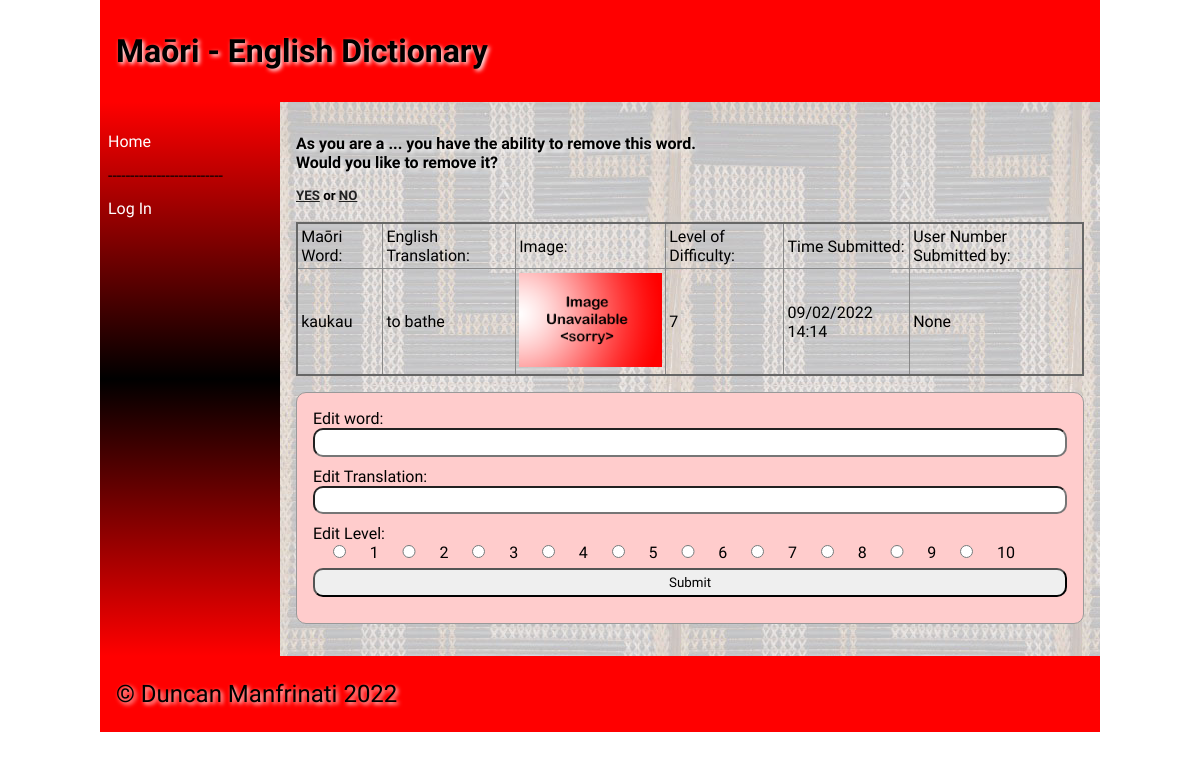
Page /word/306 on the committed database.
### tables this page shows
CREATE TABLE "dictionary"
(
	id integer
		constraint dictionary_pk
			primary key autoincrement,
	maori varchar(60),
	english varchar(60),
	category_id integer
		references categories,
	definition varchar(900),
	level integer,
	image varchar(60),
	time datetime,
	user_id interger
);

### app.py (the view, shortened to what this page needs)
@app.route("/word/<id>", methods=['POST', 'GET'])
def dictionary(id):
    id = int(id)
    con = create_connection(DATA_BASE)
    query = "SELECT id, maori, english, image, level, time, user_id FROM dictionary WHERE id=?;"
    cur = con.cursor()
    cur.execute(query, (id,))
    word = cur.fetchall()
    con.close()
    return render_template("word.html", logged_in=is_logged_in(), word=word, id=id,
                           categories=categories())

### app.py (called while the page is built)
def create_connection(db_file):
    try:
        connection = sqlite3.connect(db_file)
        connection.execute('pragma foreign_keys=ON')
        return connection
    except Error as e:
        print(e)
    return None

def is_logged_in():
    if session.get("email") is None:
        print("Not Logged In")
        return False
    else:
        print("Logged In")
        return True

def categories():
    con = create_connection(DATA_BASE)
    query = "SELECT id,categories FROM categories"
    cur = con.cursor()
    cur.execute(query, )
    category_ids = cur.fetchall()
    con.close()
    return category_ids

### templates/word.html (shortened to what this page needs)
{% extends 'base.html' %}
{% block heading %}Maōri - English Dictionary{% endblock %}
{% block main %}
<h4>As you are a ... you have the ability to remove this word. <br> Would you like to remove it? <br></h4>
<h5><a href="/word/delete_yes">YES</a> or <a href="/word/delete_no">NO</a></h5>
<br>
<table class="word-table">
    <thead>
    <tr>
        <td>Maōri Word:</td>
        <td>English Translation:</td>
        <td>Image:</td>
        <td>Level of Difficulty:</td>
        <td>Time Submitted:</td>
        <td>User Number Submitted by:</td>
    </tr>
    </thead>
    <tbody>
    {% for words in word %}
    <tr>
        <td><p>{{ words[1] }}</p></td>
        <td><p>{{ words[2] }}</p></td>
        <td width="150"><img src="/static/images/{{ words[3] }}"></td>
        <td><p>{{ words[4] }}</p></td>
        <td><p>{{ words[5] }}</p></td>
        <td><p>{{ words[6] }}</p></td>
    </tr>
    </tbody>
    {% endfor %}
</table>
    <form class="dataForm" method="post" target="dictinary/{{id}}">
    <div class="form-group">
        <div class="form-label">Edit word:</div>
        <div class="form-element"><input type="text" name="edit_maori" id="edit_maori" required></div>
    </div>
    <div class="form-group">
        <div class="form-label">Edit Translation:</div>
        <div class="form-element"><input type="text" name="edit_english" id="edit_english" required></div>
    </div>
    <div class="form-group">
        <div class="form-label">Edit Level:</div>
        {% for i in range(10) %}
            <input type="radio" id="{{ i + 1 }}" name="edit_level" value="{{ i + 1 }}" required>
            <label for="{{ i + 1 }}">{{i + 1}}</label>
        {% endfor %}
    </div>
    <div class="form-group">
        <div class="form-element"><input type="submit" value="Submit"></div>
    </div>
    </form>
{% endblock %}

### static/css/style.css (style rules this page uses)
* { font-family: Comfortaa, sans-serif; margin: 0; padding: 0; box-sizing: border-box; }
h1, h2, h3, h4 { padding: 1rem 0; font-family: 'Suez One', serif; color: #000000; text-shadow: 2px 2px 4px #fff; }
p { padding: 0.5rem 0; }
a { color: #222; }
img { width: 100%; }
.dataForm { margin: 1rem 0; border: 1px solid #999; padding: 1rem; background-color: #fcc; border-radius: 10px; }
.dataForm input, textarea { width: 100%; border-radius: 10px; padding: 0.3rem; margin-bottom: 10px; }
table { width: 100%; border: 2px solid #666; border-collapse: collapse; }
th, td { border: 1px solid #888; padding: 0.2rem; text-align: left; }
@media only screen and (min-width: 768px) { .dataForm input[type='radio'] { width: 7%; } }

### rows in the picture
dictionary: maori "kaukau", english "to bathe", image (placeholder picture), level "7", time "09/02/2022 14:14", words "None"

### other values in the picture
{{ i + 1 }} "1" "2" "3" "4" "5" "6" "7" "8" "9" "10"
